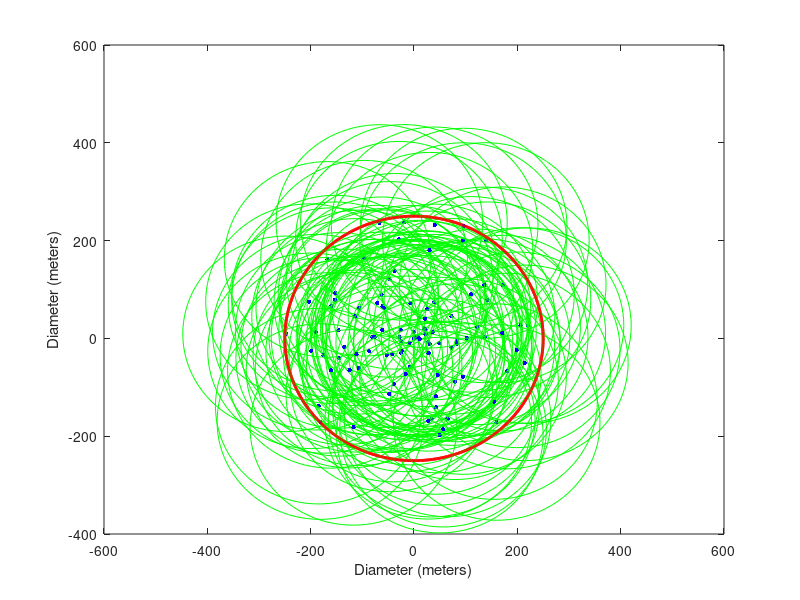
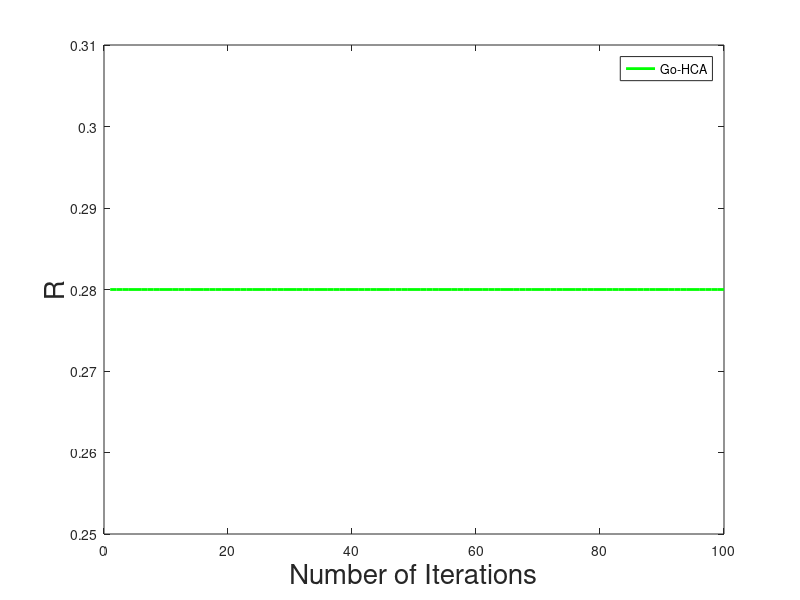

Write MATLAB code to recreate these figures, in order.
clc
clear all;
close all;
%%%%%%%%%%% Initilizing General Variables %%%%%%%%%%%%%%%%%
R = 250; %radius of circle
Range = 200; %transmission range of nodes
N = 100; %number of nodes
Degree=zeros(1,N);
fitness_func_R=0;
max_step=100; % maximum itrations in SA
plot_test=zeros(1,max_step);
avg=1;
for xx=1:avg

%%%%%%%%%%%%%% Start cirle with diameter 500m, for defining field
t=0:pi/500:2*pi; 
x1=R*cos(t);
y1=R*sin(t);

plot(x1,y1,'r', 'LineWidth',2.0)
xlabel('Diameter (meters)');
ylabel('Diameter (meters)');
hold on;
%%%%%%%%%%%%% End cirle with diameter 500m, for defining field
distance= @(x,y) sqrt(((x.xd-y.xd)^2) + ((x.yd-y.yd)^2)); %Calculating Ecladian Distance

for i=1:N
    r=R;
    th=2*pi;
    r=r * rand ;
    th=th * rand ;
    x=r*(cos(th));
    y=r*(sin(th));
%%%% Start cirle with radius 200m, for defining nodes range    
    th = 0:pi/50:2*pi;
    xunit = Range * cos(th) + x;
    yunit = Range * sin(th) + y;
    plot(xunit, yunit, 'g', 'LineWidth',0.5);
    hold on
%%%% End cirle with radius 200m, for defining nodes range
    S(i).xd=x;
    S(i).yd=y;
    S(i).Nei= [];
    plot(S(i).xd,S(i).yd,'b.','MarkerSize',10)
    hold on
end

plot(x1,y1,'r', 'LineWidth',2.0)
hold on
plot(S(i).xd,S(i).yd,'b.','MarkerSize',10)
%%%%%% Distance %%%%%%%
for i=1:N  
    index=1;
    for j=1:N
           if i~=j
                distance_with_node =  distance(S(i),S(j));
                %if distance_with_node <= Range && numel(S(i).Nei)~=10
                if distance_with_node <= Range 
                    S(i).Nei (index)= j;
                    index=index+1;
                    hold on
                end               
           end
    end   
end

%%%%%%%%%%%%%%%%%%%%% Start of Adjacency Matrix %%%%%%%%%%%%%%%%%%%%
for i=1:N
    for j=1:N
        Member_check = ismember(i, S(j).Nei(:));
        if Member_check == 0
            A(i,j) = 0;
        else
            A(i,j) =1;
        end
    end
    Degree(i)=numel(S(i).Nei);
end


HA_temp(N,N)=0;
HA_temp_1(N,N)=0;
HA_temp=A;

for p=1:max_step
    
  %%%%%%%%%%% Calculating R for HA_temp %%%%%%%%%%
    c=HA_temp;    %sconverting 3D matrix into 2D matric for calculation of R    
  
            for k=1:N
                degree_R(k)=sum(c(:,k));    %%degree calculation of matrix C, ready for calculation of schineder R
            end

    %%%%%%%%%%%%%%%%%%%% Calculating R   %%%%%%%%%%%%%%%%%%%%%%%%%%%%%%%%%%%%%%%%%
    %%%%%%%%%%% Calculating Maximum Degree Node %%%%%%%%%%%%%%%%
    [max_num,max_idx] = max(degree_R(:));
    max_idx;
    %%%%%%%%%%%% Deleting Maximum Degree Node %%%%%%%%%%%%%%%%%%
    A_D=c;
    A_D(:,max_idx)=0;
    A_D(max_idx,:)=0;
    %%%%%%%%% Finding 2nd Maximum degree %%%%%%%%%%%%%%%%%%%%%%%
    second_Degree(1,N)=0;
    for i=1:N
        for j=1:N
            second_Degree(j)= sum(A_D(:,j));
        end
    end
    [second_max_num,second_max_idx] = max(second_Degree(:));
    second_max_idx;
    %%%%%%%%%%%%%% Finding 90% Degrees in Comparison to Maximum degree %%%%%
    ninty_percent_max_degree=(max_num/100)*90;
    ninty_percent_threshold=0;
    num_ninty_percent_nodes=0;
   for j=1:N
        if second_Degree(j)>= ninty_percent_max_degree;
           num_ninty_percent_nodes= num_ninty_percent_nodes+1;
        end
   end
    num_ninty_percent_nodes;
    %%%%%%% Calculating Fittness Function R %%%%%%%
    fitness_func_R= num_ninty_percent_nodes/N;
     schineder_HA_temp=fitness_func_R;
  
  %%%% End of R Calculation for HA_temp %%%%%%%%%%
   if p==1
      schineder_HA_check_2(p)=schineder_HA_temp; 
   end
HA_temp_1=HA_temp;    
  %%%%%%%% Finding two edges %%%%%%
  
    for k=1:N
    algo_degree(k)=sum(HA_temp_1(:,k));    
    end
    
%%%%%%%%%%% Process of finding two edges %%%%%%%%%%%%%%
%%%%%%% calculating first node %%%%%%%%%

 node1_index= ceil(rand(1)*N); %%%%Finding 1st Random Node
 node1_degree= algo_degree(node1_index);  %%%% Calculate degree of first random node
%%%% calculating second maximum degree node
HA_degree_second=algo_degree;
HA_degree_second(max_idx)=0;
[max_num,max_idx] = max(HA_degree_second(:));

Member_check=0;
for i=1:N
    
    if Member_check<HA_degree_second(i)
        if HA_temp_1(node1_index,i)==0 %%checking column of node1_index
            if HA_temp_1(i,node1_index)==0 %%%% Refer to picture, selection of highest degree having no edge with node 1
        node2_index=i; 
        node2_degree=HA_degree_second(i);
            end
        end
    end
end
node2_index;
node2_degree; 
%%%%% Calculating partner of node 1 %%%%%
degree_member_check=0;
node1_neighbour_degree=0;
node1_neighbour_index=0;
for i=1:N

    Member_check =HA_temp_1(i,node1_index);

    if Member_check == 1 && i~=node2_index && i~=node1_index%checking edges of node 1
       if HA_temp_1(i,node2_index)==0
           
                degree_member_check=sum(HA_temp_1(:,i)); %if edge exists with any node then calculate degree of that node
                if node1_neighbour_degree<degree_member_check
                    node1_neighbour_degree= degree_member_check ;
                    node1_neighbour_index=i;
                end
           
        end
    end
end



if (node1_neighbour_index)==0 %%%%If no node neighbor found as disered the select random
node1_neighbour_index=ceil(rand(1)*N);
node1_neighbour_degree=algo_degree(node1_neighbour_index);
end
node1_neighbour_index;
node1_neighbour_degree;


%%%% Calculating partner of node 2 %%%%%
degree_member_check=0;
node2_neighbour_degree=0;
node2_neighbour_index=0;
for i=1:N

    Member_check =HA_temp_1(i,node2_index);
%    Member_check = ismember(i, node2_index); %%check all rows of node2_index
    if Member_check == 1  
        if HA_temp_1(i,node1_index)==0 
            if HA_temp_1(i,node1_neighbour_index)==0 %checking edges of node 1
                degree_member_check=sum(HA_temp_1(:,i)); %if edge exists with any node then calculate degree of that node
                    if node2_neighbour_degree<degree_member_check
                        node2_neighbour_degree= degree_member_check ;
                        node2_neighbour_index=i;
                    end
            end
        end
    end
end

if (node2_neighbour_index)==0
node2_neighbour_index=ceil(rand(1)*N);
node2_neighbour_degree=algo_degree(node2_neighbour_index);
end

HA_temp_1(node1_index,node2_index)=1; %%making edge between node i and node k
HA_temp_1(node2_index,node1_index)=1; %%making edge between node k and node i
HA_temp_1(node1_neighbour_index,node2_neighbour_index)=1; %%making edge between node j and node l
HA_temp_1(node2_neighbour_index,node1_neighbour_index)=1; %%making edge between node l and node j  

  %%%%%%%%%%% Again Calculating R for HA_temp_1 after new edges %%%%%%%%%%
    c=HA_temp_1;    %sconverting 3D matrix into 2D matric for calculation of R    
  
            for k=1:N
                degree_R(k)=sum(c(:,k));    %%degree calculation of matrix C, ready for calculation of schineder R
            end

    %%%%%%%%%%%%%%%%%%%% Calculating R   %%%%%%%%%%%%%%%%%%%%%%%%%%%%%%%%%%%%%%%%%
    %%%%%%%%%%% Calculating Maximum Degree Node %%%%%%%%%%%%%%%%
    [max_num,max_idx] = max(degree_R(:));
    max_idx;
    %%%%%%%%%%%% Deleting Maximum Degree Node %%%%%%%%%%%%%%%%%%
    A_D=c;
    A_D(:,max_idx)=0;
    A_D(max_idx,:)=0;
    %%%%%%%%% Finding 2nd Maximum degree %%%%%%%%%%%%%%%%%%%%%%%
    second_Degree(1,N)=0;
    for i=1:N
        for j=1:N
            second_Degree(j)= sum(A_D(:,j));
        end
    end
    [second_max_num,second_max_idx] = max(second_Degree(:));
    second_max_idx;
    %%%%%%%%%%%%%% Finding 90% Degrees in Comparison to Maximum degree %%%%%
    ninty_percent_max_degree=(max_num/100)*90;
    ninty_percent_threshold=0;
    num_ninty_percent_nodes=0;
   for j=1:N
        if second_Degree(j)>= ninty_percent_max_degree;
           num_ninty_percent_nodes= num_ninty_percent_nodes+1;
        end
   end
    num_ninty_percent_nodes;
    %%%%%%% Calculating Fittness Function R %%%%%%%
    fitness_func_R= num_ninty_percent_nodes/N;
     schineder_HA_temp_second=fitness_func_R;  
  %%%% End of Again Re- R Calculation for HA_temp_1 %%%%%%%%%%
 
  if schineder_HA_temp_second>schineder_HA_temp 
        HA_temp=HA_temp_1;
  end
  
  
%%%%%%%%%%%%%%%%%%%%%%%%%%%%%%%%%
%%%%%%%%%%%%%%%%%%%% Start of Angle Sum Operation %%%%%%%%%%%%%%%%%%%%%%%%
c=HA_temp;

            for k=1:N
                degree_R(k)=sum(c(:,k));    %%degree calculation of matrix C, ready for calculation of schineder R
            end
    [centroid_degree,centroid_index] = max(degree_R(:));
    %centroid_index;


    %centroid_degree=sum(c(:,1))
    %centroid_index=1
%%%%%%%% Finding two edges %%%%%%  
      while ((node1_index==0) || (node2_index==0) || (node1_neighbour_index==0) || (node2_neighbour_index==0)) 
    
        for k=1:N
            algo_degree(k)=sum(HA_temp(:,k));    
        end    
            %%%%%%%%%%% Process of finding two edges %%%%%%%%%%%%%%
            %%%%%%%%%%% calculating first node %%%%%%%%%%%%%

        node1_index= ceil(rand(1)*N); %%%%Finding 1st Random Node
        node1_degree= algo_degree(node1_index);  %%%% Calculate degree of first random node
            %%%% calculating second random node
        ROSE_degree_second=algo_degree;
        ROSE_degree_second(max_idx)=0;
        [max_num,max_idx] = max(ROSE_degree_second(:));
        Member_check=0;        
        for i=1:N    
            if Member_check<ROSE_degree_second(i)
                    node2_index= ceil(rand(1)*N); %%%%Finding 1st Random Node
                    node2_degree= algo_degree(node2_index);  %%%% Calculate degree of first random node
                if HA_temp(node1_index,i)==0 %%checking column of node1_index
                    if HA_temp(i,node1_index)==0 %%%% Refer to picture, selection of highest degree having no edge with node 1
                        node2_index=i; 
                        node2_degree=ROSE_degree_second(i);
                         break
                    end
                end
            end
        end
        node2_index;
        node2_degree; 
            %%%%% Calculating partner of node 1 %%%%%
        degree_member_check=0;
        node1_neighbour_degree=0;
        node1_neighbour_index=0;
        
        for i=1:N
            Member_check =HA_temp(i,node1_index);
            if Member_check == 1 && i~=node2_index && i~=node1_index%checking edges of node 1
                if HA_temp(i,node2_index)==0           
                    degree_member_check=sum(HA_temp(:,i)); %if edge exists with any node then calculate degree of that node
                    if node1_neighbour_degree<degree_member_check
                        node1_neighbour_degree= degree_member_check ;
                        node1_neighbour_index=i;
                    end
                end
            end
        end
        node1_neighbour_index;
        node1_neighbour_degree;
            %%%% Calculating partner of node 2 %%%%%
        degree_member_check=0;
        node2_neighbour_degree=0;
        node2_neighbour_index=0;
        for i=1:N
            Member_check =HA_temp(i,node2_index);
            % Member_check = ismember(i, node2_index); %%check all rows of node2_index
                if Member_check == 1  
                    if HA_temp_1(i,node1_index)==0 
                        if HA_temp(i,node1_neighbour_index)==0 %checking edges of node 1
                            degree_member_check=sum(HA_temp(:,i)); %if edge exists with any node then calculate degree of that node
                                if node2_neighbour_degree<degree_member_check
                                        node2_neighbour_degree= degree_member_check ;
                                        node2_neighbour_index=i;
                                end
                        end
                    end
                end
        end
    end %%%% End of while loop for non zero edge calculation
n_i=node1_index;
n_i_d=node1_degree;
n_j=node1_neighbour_index;
n_j_d=node1_neighbour_degree;
n_k=node2_index;
n_k_d=node2_degree;
n_l=node2_neighbour_index;
n_l_d=node2_neighbour_degree;
    if (centroid_index~=node1_index && centroid_index~=node2_index && centroid_index~=node1_neighbour_index && centroid_index~=node2_neighbour_index)
        m1_xd=(S(node1_index).xd+S(node1_neighbour_index).xd)/2;  %%%%% Calculating x axis value mid point to edge i and j
        m1_yd=(S(node1_index).yd+S(node1_neighbour_index).yd)/2;  %%%%% Calculating y axis value mid point to edge i and j
        m2_xd=(S(node2_index).xd+S(node2_neighbour_index).xd)/2;  %%%%% Calculating x axis value mid point to edge k and l
        m2_yd=(S(node2_index).yd+S(node2_neighbour_index).yd)/2;  %%%%% Calculating y axis value mid point to edge k and l
        
        len_a_alpha_scheme1=sqrt(abs((S(centroid_index).xd-S(n_j).xd).^2)+abs((S(centroid_index).yd-S(n_j).yd).^2));
        len_b_alpha_scheme1=sqrt(abs((S(n_i).xd-S(centroid_index).xd).^2)+abs((S(n_i).yd-S(centroid_index).yd).^2));
        len_c_alpha_scheme1=sqrt(abs((S(n_j).xd-S(n_i).xd).^2)+abs((S(n_j).yd-S(n_i).yd).^2));
        
        if len_b_alpha_scheme1<len_a_alpha_scheme1  %%% to make sure that len a is less than len b
            temp_a=len_b_alpha_scheme1; %if len b is less than len a then swap
            temp_b=len_a_alpha_scheme1; %if len b is less than len a then swap
            len_a_alpha_scheme1=temp_a; %if len b is less than len a then swap
            len_b_alpha_scheme1=temp_b; %if len b is less than len a then swap
        end
        
        alpha_scheme1=acos((len_b_alpha_scheme1.^2+len_c_alpha_scheme1.^2-len_a_alpha_scheme1.^2)/(2*len_b_alpha_scheme1*len_c_alpha_scheme1))
        
        len_a_beta_scheme1=sqrt(abs((S(centroid_index).xd-S(n_l).xd).^2)+abs((S(centroid_index).yd-S(n_l).yd).^2));
        len_b_beta_scheme1=sqrt(abs((S(n_k).xd-S(centroid_index).xd).^2)+abs((S(n_k).yd-S(centroid_index).yd).^2));
        len_c_beta_scheme1=sqrt(abs((S(n_l).xd-S(n_k).xd).^2)+abs((S(n_l).yd-S(n_k).yd).^2));
        if len_b_beta_scheme1<len_a_beta_scheme1  %%% to make sure that len a is less than len b
            temp_a=len_b_beta_scheme1;  %if len b is less than len a then swap
            temp_b=len_a_beta_scheme1;  %if len b is less than len a then swap
            len_a_beta_scheme1=temp_a;  %if len b is less than len a then swap
            len_b_beta_scheme1=temp_b;  %if len b is less than len a then swap
        end        
        beta_scheme1=acos((len_b_alpha_scheme1.^2+len_c_alpha_scheme1.^2-len_a_alpha_scheme1.^2)/(2*len_b_alpha_scheme1*len_c_alpha_scheme1))
        
        scheme1angle=alpha_scheme1+beta_scheme1;
        
        len_a_alpha_scheme2=sqrt(abs((S(centroid_index).xd-S(n_k).xd).^2)+abs((S(centroid_index).yd-S(n_k).yd).^2));
        len_b_alpha_scheme2=sqrt(abs((S(n_i).xd-S(centroid_index).xd).^2)+abs((S(n_i).yd-S(centroid_index).yd).^2));
        len_c_alpha_scheme2=sqrt(abs((S(n_k).xd-S(n_i).xd).^2)+abs((S(n_k).yd-S(n_i).yd).^2));        
        if len_b_alpha_scheme1<len_a_alpha_scheme1  %%% to make sure that len a is less than len b
            temp_a=len_b_alpha_scheme1;  %if len b is less than len a then swap
            temp_b=len_a_alpha_scheme1;  %if len b is less than len a then swap
            len_a_alpha_scheme1=temp_a;  %if len b is less than len a then swap
            len_b_alpha_scheme1=temp_b;  %if len b is less than len a then swap
        end        
        alpha_scheme2=acos((len_b_alpha_scheme1.^2+len_c_alpha_scheme1.^2-len_a_alpha_scheme1.^2)/(2*len_b_alpha_scheme1*len_c_alpha_scheme1))
        
        
        len_a_beta_scheme2=sqrt(abs((S(centroid_index).xd-S(n_l).xd).^2)+abs((S(centroid_index).yd-S(n_l).yd).^2));
        len_b_beta_scheme2=sqrt(abs((S(n_j).xd-S(centroid_index).xd).^2)+abs((S(n_j).yd-S(centroid_index).yd).^2));
        len_c_beta_scheme2=sqrt(abs((S(n_j).xd-S(n_l).xd).^2)+abs((S(n_j).yd-S(n_l).yd).^2));        
        if len_b_beta_scheme1<len_a_beta_scheme1  %%% to make sure that len a is less than len b
            temp_a=len_b_beta_scheme1;  %if len b is less than len a then swap
            temp_b=len_a_beta_scheme1;  %if len b is less than len a then swap
            len_a_beta_scheme1=temp_a;  %if len b is less than len a then swap
            len_b_beta_scheme1=temp_b;  %if len b is less than len a then swap
        end   
        beta_scheme2=acos((len_b_alpha_scheme1.^2+len_c_alpha_scheme1.^2-len_a_alpha_scheme1.^2)/(2*len_b_alpha_scheme1*len_c_alpha_scheme1))
        scheme2angle=alpha_scheme2+beta_scheme2;
        
        len_a_alpha_scheme3=sqrt(abs((S(centroid_index).xd-S(n_j).xd).^2)+abs((S(centroid_index).yd-S(n_j).yd).^2));
        len_b_alpha_scheme3=sqrt(abs((S(n_k).xd-S(centroid_index).xd).^2)+abs((S(n_k).yd-S(centroid_index).yd).^2));
        len_c_alpha_scheme3=sqrt(abs((S(n_j).xd-S(n_k).xd).^2)+abs((S(n_j).yd-S(n_k).yd).^2));        
        if len_b_alpha_scheme1<len_a_alpha_scheme1  %%% to make sure that len a is less than len b
            temp_a=len_b_alpha_scheme1;  %if len b is less than len a then swap
            temp_b=len_a_alpha_scheme1;  %if len b is less than len a then swap
            len_a_alpha_scheme1=temp_a;  %if len b is less than len a then swap
            len_b_alpha_scheme1=temp_b;  %if len b is less than len a then swap
        end        
        alpha_scheme3=acos((len_b_alpha_scheme1.^2+len_c_alpha_scheme1.^2-len_a_alpha_scheme1.^2)/(2*len_b_alpha_scheme1*len_c_alpha_scheme1))
        
        
        len_a_beta_scheme3=sqrt(abs((S(centroid_index).xd-S(n_l).xd).^2)+abs((S(centroid_index).yd-S(n_l).yd).^2));
        len_b_beta_scheme3=sqrt(abs((S(n_i).xd-S(centroid_index).xd).^2)+abs((S(n_i).yd-S(centroid_index).yd).^2));
        len_c_beta_scheme3=sqrt(abs((S(n_l).xd-S(n_i).xd).^2)+abs((S(n_j).yd-S(n_l).yd).^2));        
        if len_b_beta_scheme1<len_a_beta_scheme1  %%% to make sure that len a is less than len b
            temp_a=len_b_beta_scheme1;  %if len b is less than len a then swap
            temp_b=len_a_beta_scheme1;  %if len b is less than len a then swap
            len_a_beta_scheme1=temp_a;  %if len b is less than len a then swap
            len_b_beta_scheme1=temp_b;  %if len b is less than len a then swap
        end           
        beta_scheme3=acos((len_b_alpha_scheme1.^2+len_c_alpha_scheme1.^2-len_a_alpha_scheme1.^2)/(2*len_b_alpha_scheme1*len_c_alpha_scheme1))
        scheme3angle=alpha_scheme3+beta_scheme3;
        
        if scheme1angle>scheme2angle
            schineder_ROSE_temp_new; 
            ROSE_temp_2=HA_temp; 
            ROSE_temp_2(n_i,n_j)=0;
            ROSE_temp_2(n_j,n_i)=0;
            ROSE_temp_2(n_k,n_l)=0;
            ROSE_temp_2(n_l,n_k)=0;  
            ROSE_temp_2(n_i,n_k)=1;
            ROSE_temp_2(n_k,n_i)=1;
            ROSE_temp_2(n_j,n_l)=1;
            ROSE_temp_2(n_l,n_j)=1;
                        %%%%%%%%%%% Calculating R for ROSE_temp %%%%%%%%%%
        c=ROSE_temp_2;    %sconverting 3D matrix into 2D matric for calculation of R    
  
            for k=1:N
                degree_R(k)=sum(c(:,k));    %%degree calculation of matrix C, ready for calculation of schineder R
            end

            %%%%%%%%%%%%%%%%%%%% Calculating R %%%%%%%%%%%%%%%%%%%%%%%%%%%%%%%%%%%%%%%%%
            %%%%%%%%%%% Calculating Maximum Degree Node %%%%%%%%%%%%%%%%
            [max_num,max_idx] = max(degree_R(:));
            max_idx;
            %%%%%%%%%%%% Deleting Maximum Degree Node %%%%%%%%%%%%%%%%%%
            A_D=c;
            A_D(:,max_idx)=0;
            A_D(max_idx,:)=0;
            %%%%%%%%% Finding 2nd Maximum degree %%%%%%%%%%%%%%%%%%%%%%%
            second_Degree(1,N)=0;
            for i=1:N
                for j=1:N
                    second_Degree(j)= sum(A_D(:,j));
                end
            end
            [second_max_num,second_max_idx] = max(second_Degree(:));
            second_max_idx;
            %%%%%%%%%%%%%% Finding 90% Degrees in Comparison to Maximum degree %%%%%
            ninty_percent_max_degree=(max_num/100)*90;
            ninty_percent_threshold=0;
            num_ninty_percent_nodes=0;
            for j=1:N
                if second_Degree(j)>= ninty_percent_max_degree;
                   num_ninty_percent_nodes= num_ninty_percent_nodes+1;
                end
            end
            num_ninty_percent_nodes;
            %%%%%%% Calculating Fittness Function R %%%%%%%
            fitness_func_R= num_ninty_percent_nodes/N;
            schineder_ROSE_temp_new=fitness_func_R;
            %%%% End of R Calculation for ROSE_temp %%%%%%%%%%
            if schineder_ROSE_temp_new>schineder_ROSE_temp
                HA_temp=ROSE_temp_2;
            end        
        end
        if scheme1angle>scheme3angle
            schineder_ROSE_temp_new;    
            ROSE_temp_2=HA_temp; 
            ROSE_temp_2(n_i,n_j)=0;
            ROSE_temp_2(n_j,n_i)=0;
            ROSE_temp_2(n_k,n_l)=0;
            ROSE_temp_2(n_l,n_k)=0;  

            ROSE_temp_2(n_i,n_l)=1;
            ROSE_temp_2(n_l,n_i)=1;
            ROSE_temp_2(n_j,n_k)=1;
            ROSE_temp_2(n_k,n_j)=1;  
                        %%%%%%%%%%% Calculating R for ROSE_temp %%%%%%%%%%
        c=ROSE_temp_2;    %sconverting 3D matrix into 2D matric for calculation of R    
  
            for k=1:N
                degree_R(k)=sum(c(:,k));    %%degree calculation of matrix C, ready for calculation of schineder R
            end

            %%%%%%%%%%%%%%%%%%%% Calculating R %%%%%%%%%%%%%%%%%%%%%%%%%%%%%%%%%%%%%%%%%
            %%%%%%%%%%% Calculating Maximum Degree Node %%%%%%%%%%%%%%%%
            [max_num,max_idx] = max(degree_R(:));
            max_idx;
            %%%%%%%%%%%% Deleting Maximum Degree Node %%%%%%%%%%%%%%%%%%
            A_D=c;
            A_D(:,max_idx)=0;
            A_D(max_idx,:)=0;
            %%%%%%%%% Finding 2nd Maximum degree %%%%%%%%%%%%%%%%%%%%%%%
            second_Degree(1,N)=0;
            for i=1:N
                for j=1:N
                    second_Degree(j)= sum(A_D(:,j));
                end
            end
            [second_max_num,second_max_idx] = max(second_Degree(:));
            second_max_idx;
            %%%%%%%%%%%%%% Finding 90% Degrees in Comparison to Maximum degree %%%%%
            ninty_percent_max_degree=(max_num/100)*90;
            ninty_percent_threshold=0;
            num_ninty_percent_nodes=0;
            for j=1:N
                if second_Degree(j)>= ninty_percent_max_degree;
                   num_ninty_percent_nodes= num_ninty_percent_nodes+1;
                end
            end
            num_ninty_percent_nodes;
            %%%%%%% Calculating Fittness Function R %%%%%%%
            fitness_func_R= num_ninty_percent_nodes/N;
            schineder_ROSE_temp_new=fitness_func_R;

            %%%% End of R Calculation for ROSE_temp %%%%%%%%%%
            if schineder_ROSE_temp_new>schineder_ROSE_temp
                HA_temp=ROSE_temp_2;
            end   
        end  
        
    end
    
%%%% End of Angle Sum Operation %%%%%%%%%
%%%%%%%%%%%%%%%%%%%%%%%%%%%%%%%%%


 %%%%%%%%%%% Again Calculating R for SA_temp_1 after new edges %%%%%%%%%%
    c=HA_temp;    %sconverting 3D matrix into 2D matric for calculation of R    
  
            for k=1:N
                degree_R(k)=sum(c(:,k));    %%degree calculation of matrix C, ready for calculation of schineder R
            end

    %%%%%%%%%%%%%%%%%%%% Calculating R   %%%%%%%%%%%%%%%%%%%%%%%%%%%%%%%%%%%%%%%%%
    %%%%%%%%%%% Calculating Maximum Degree Node %%%%%%%%%%%%%%%%
    [max_num,max_idx] = max(degree_R(:));
    max_idx;
    %%%%%%%%%%%% Deleting Maximum Degree Node %%%%%%%%%%%%%%%%%%
    A_D=c;
    A_D(:,max_idx)=0;
    A_D(max_idx,:)=0;
    %%%%%%%%% Finding 2nd Maximum degree %%%%%%%%%%%%%%%%%%%%%%%
    second_Degree(1,N)=0;
    for i=1:N
        for j=1:N
            second_Degree(j)= sum(A_D(:,j));
        end
    end
    [second_max_num,second_max_idx] = max(second_Degree(:));
    second_max_idx;
    %%%%%%%%%%%%%% Finding 90% Degrees in Comparison to Maximum degree %%%%%
    ninty_percent_max_degree=(max_num/100)*90;
    ninty_percent_threshold=0;
    num_ninty_percent_nodes=0;
   for j=1:N
        if second_Degree(j)>= ninty_percent_max_degree;
           num_ninty_percent_nodes= num_ninty_percent_nodes+1;
        end
   end
    num_ninty_percent_nodes;
    %%%%%%% Calculating Fittness Function R %%%%%%%
    fitness_func_R= num_ninty_percent_nodes/N;
     schineder_HA_temp_Final=fitness_func_R;
  
  %%%% End of Again Re- R Calculation for SA_temp_1 %%%%%%%%%%  
  %%%%%%%%%%%%%%%%%%%%%%%%%%%%%%%%%%%%%%%%%%%%%%%%%%%%%%%%%%%%%%%%%%
%%%%%%%%%%%%%%%%%%%%%%%%%%%%%%%  
schineder_HA_check(p)=schineder_HA_temp_second;
schineder_HA_check_2(p)=schineder_HA_temp_Final;

end %% For loop max Step
plot_test=plot_test+schineder_HA_check_2;

xx
end %%%for loop Avg

plot_test=plot_test/avg;
figure;
plot(plot_test, 'g','LineWidth',2.00);
legend('Go-HCA');
ylabel('R','fontsize',20)
xlabel('Number of Iterations','fontsize',20)

